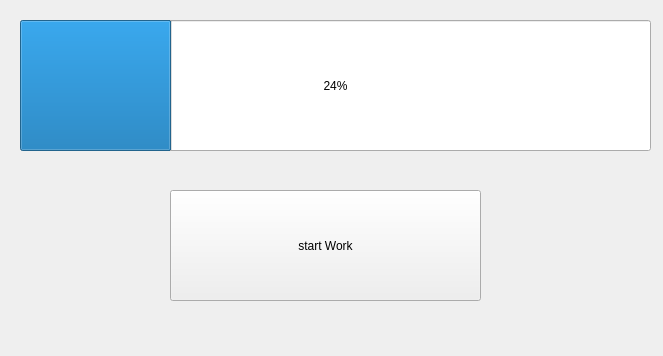
<?xml version="1.0" encoding="UTF-8"?>
<ui version="4.0">
 <class>Widget</class>
 <widget class="QWidget" name="Widget">
  <property name="geometry">
   <rect>
    <x>0</x>
    <y>0</y>
    <width>663</width>
    <height>356</height>
   </rect>
  </property>
  <property name="windowTitle">
   <string>Widget</string>
  </property>
  <widget class="QPushButton" name="startWorkButton">
   <property name="geometry">
    <rect>
     <x>170</x>
     <y>190</y>
     <width>311</width>
     <height>111</height>
    </rect>
   </property>
   <property name="text">
    <string>start Work</string>
   </property>
  </widget>
  <widget class="QProgressBar" name="progressBar">
   <property name="geometry">
    <rect>
     <x>20</x>
     <y>20</y>
     <width>631</width>
     <height>131</height>
    </rect>
   </property>
   <property name="value">
    <number>24</number>
   </property>
  </widget>
 </widget>
 <resources/>
 <connections/>
</ui>
